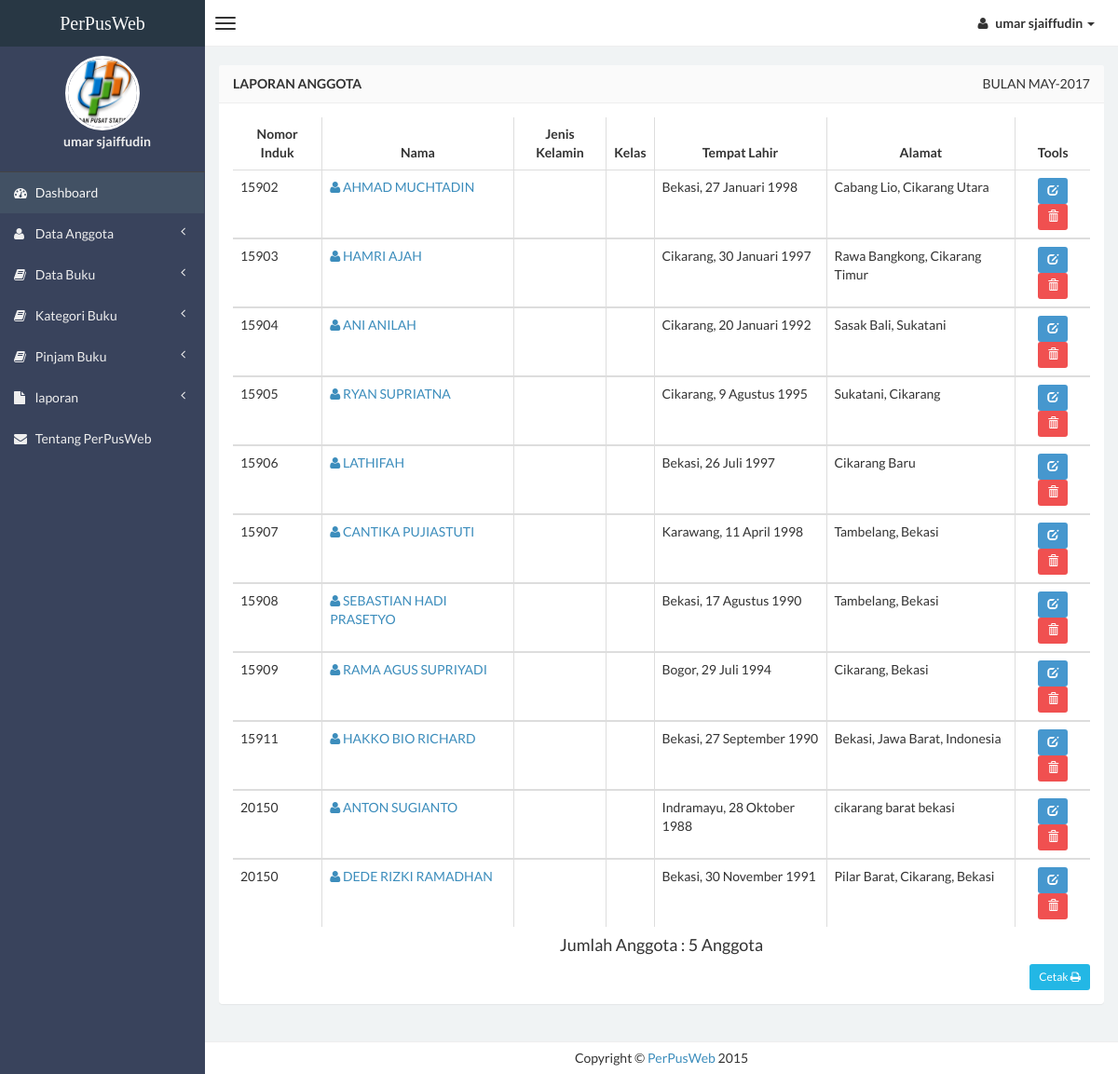
Page /admin/laporananggota.php (signed in) on the committed database.
### tables this page shows
CREATE TABLE `data_anggota` (
  `id` int(4) NOT NULL AUTO_INCREMENT,
  `no_induk` varchar(5) NOT NULL,
  `nama` varchar(150) NOT NULL,
  `jk` varchar(2) NOT NULL,
  `ttl` varchar(100) NOT NULL,
  `alamat` varchar(250) NOT NULL,
  `foto` varchar(75) NOT NULL,
  `tgl_input` timestamp NOT NULL DEFAULT CURRENT_TIMESTAMP ON UPDATE CURRENT_TIMESTAMP,
  PRIMARY KEY (`id`)
);

### admin/laporananggota.php (the view)
<?php
    require_once "layouts/header.php";
?>
                <section class="content">
                    <div class="row">
                        <div class="col-xs-12">
                            <div class="panel">
                                <header class="panel-heading">
                                    <b>Laporan Anggota</b> <span class="pull-right">Bulan <?php echo Date('M-Y'); ?></span>
                                </header>
                                <div class="panel-body table-responsive">
                                    <?php
                                        $bulan = Date('m');
                                        $query1="select * from data_anggota where month(tgl_input)=$bulan";
                                        $tampil=mysqli_query($conn, $query1) or die(mysql_error());
                                    ?>
                                    <table id="example" class="table table-hover table-bordered">
                                      <thead>
                                          <tr>
                                            <th><center>Nomor Induk </center></th>
                                            <th><center>Nama </center></th>
                                            <th><center>Jenis Kelamin </center></th>
                                            <th><center>Kelas </center></th>
                                            <th><center>Tempat Lahir </center></th>
                                            <th><center>Alamat </center></th>
                                            <th><center>Tools</center></th>
                                          </tr>
                                      </thead>
                                         <?php while($data=mysqli_fetch_array($tampil))
                                        { ?>
                                        <tbody>
                                            <tr>
                                            <td><?php echo $data['no_induk']; ?></td>
                                            <td><a href="detail-anggota.php?hal=edit&kd=<?php echo $data['id'];?>"><span class="fa fa-user"></span> <?php echo $data['nama']; ?></a></td>
                                            <td><?php echo $data['gender'];?></td>
                                            <td><?php echo $data['status'];?></td>
                                            <td><?php echo $data['ttl'];?></td>
                                            <td><?php echo $data['alamat'];?></td>
                                            <td><center><div id="thanks"><a class="btn btn-sm btn-primary" data-placement="bottom" data-toggle="tooltip" title="Edit Anggota" href="edit-anggota.php?hal=edit&kd=<?php echo $data['id'];?>"><span class="glyphicon glyphicon-edit"></span></a>
                                            <a onclick="return confirm ('Yakin hapus <?php echo $data['nama'];?>.?');" class="btn btn-sm btn-danger tooltips" data-placement="bottom" data-toggle="tooltip" title="Hapus Anggota" href="hapus-anggota.php?hal=hapus&kd=<?php echo $data['id'];?>"><span class="glyphicon glyphicon-trash"></a></center>
                                            </td>
                                            </tr>
                                             <?php
                                              }
                                              ?>
                                           </tbody>
                                       </table>
                                  <?php $tampil=mysqli_query($conn, "select * from data_buku order by id");
                                  $buku=mysqli_num_rows($tampil);
                                    ?>
                                <center><h4>Jumlah Anggota : <?php echo "$buku"; ?> Anggota </h4> </center>
                                <div class="text-right" style="margin-top: 10px;">
                                     <a href="buku.php" class="btn btn-sm btn-info">Cetak <i class="fa fa-print"></i></a>
                                </div>
                                </div>
                            </div>
                        </div>
                    </div>
                </section>
<?php
    require_once "layouts/footer.php";
?>

### rows in the picture
data_anggota: no_induk "15902", nama "AHMAD MUCHTADIN", ttl "Bekasi, 27 Januari 1998", alamat "Cabang Lio, Cikarang Utara"
data_anggota: no_induk "15903", nama "HAMRI AJAH", ttl "Cikarang, 30 Januari 1997", alamat "Rawa Bangkong, Cikarang Timur"
data_anggota: no_induk "15904", nama "ANI ANILAH", ttl "Cikarang, 20 Januari 1992", alamat "Sasak Bali, Sukatani"
data_anggota: no_induk "15905", nama "RYAN SUPRIATNA", ttl "Cikarang, 9 Agustus 1995", alamat "Sukatani, Cikarang"
data_anggota: no_induk "15906", nama "LATHIFAH", ttl "Bekasi, 26 Juli 1997", alamat "Cikarang Baru"
data_anggota: no_induk "15907", nama "CANTIKA PUJIASTUTI", ttl "Karawang, 11 April 1998", alamat "Tambelang, Bekasi"
data_anggota: no_induk "15908", nama "SEBASTIAN HADI PRASETYO", ttl "Bekasi, 17 Agustus 1990", alamat "Tambelang, Bekasi"
data_anggota: no_induk "15909", nama "RAMA AGUS SUPRIYADI", ttl "Bogor, 29 Juli 1994", alamat "Cikarang, Bekasi"
data_anggota: no_induk "15911", nama "HAKKO BIO RICHARD", ttl "Bekasi, 27 September 1990", alamat "Bekasi, Jawa Barat, Indonesia"
data_anggota: no_induk "20150", nama "ANTON SUGIANTO", ttl "Indramayu, 28 Oktober 1988", alamat "cikarang barat bekasi"
data_anggota: no_induk "20150", nama "DEDE RIZKI RAMADHAN", ttl "Bekasi, 30 November 1991", alamat "Pilar Barat, Cikarang, Bekasi"

### other values in the picture
$_SESSION['fullname'] "umar sjaiffudin"
Date('M-Y') "MAY-2017"
$buku "5"
